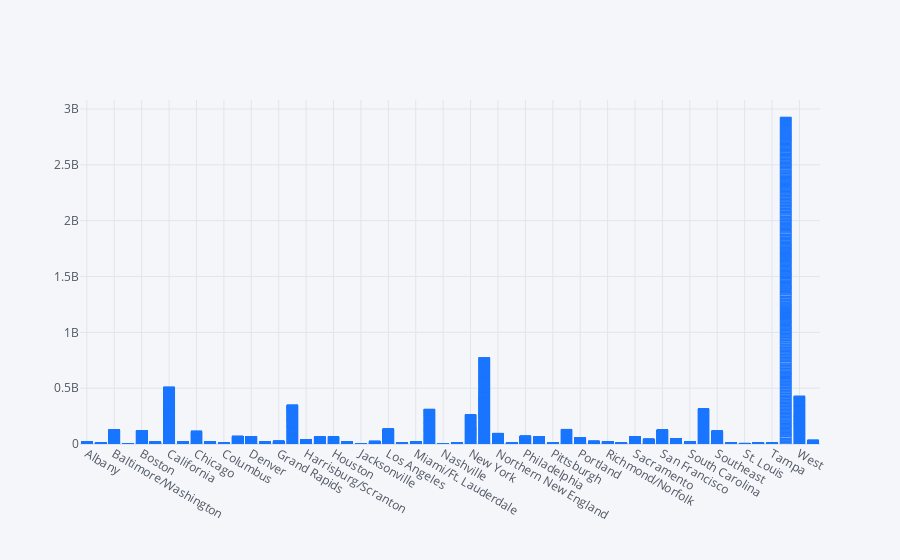

The notebook cell saved with this chart:
### Code cell
#An interactive iPlot to see how well Large Avocados sold in its different locations
avo20.iplot(kind='bar', x='Location', y='4225L', color='#1a75ff')

### Figure 1 — Plotly figure (JSON) as saved in the notebook; plotly's stock layout.template omitted (floating-point values rounded to 4 significant figures; data arrays with more than 128 entries replaced by an {"elided": "..."} marker saying what was removed)
{"data": [{"marker": {"color": "rgba(26, 117, 255, 0.6)", "line": {"color": "rgba(26, 117, 255, 1.0)", "width": 1}}, "name": "4225L", "orientation": "v", "text": "", "type": "bar", "x": {"elided": "13932 str values"}, "y": {"elided": "13932 float values"}}], "layout": {"legend": {"bgcolor": "#F5F6F9", "font": {"color": "#4D5663"}}, "paper_bgcolor": "#F5F6F9", "plot_bgcolor": "#F5F6F9", "title": {"font": {"color": "#4D5663"}}, "xaxis": {"gridcolor": "#E1E5ED", "showgrid": true, "tickfont": {"color": "#4D5663"}, "title": {"font": {"color": "#4D5663"}, "text": ""}, "zerolinecolor": "#E1E5ED"}, "yaxis": {"gridcolor": "#E1E5ED", "showgrid": true, "tickfont": {"color": "#4D5663"}, "title": {"font": {"color": "#4D5663"}, "text": ""}, "zerolinecolor": "#E1E5ED"}}}
